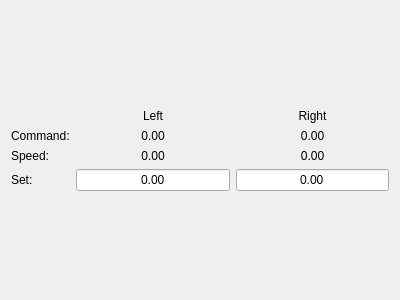
<?xml version="1.0" encoding="UTF-8"?>
<ui version="4.0">
 <class>MotorBoardAdapter</class>
 <widget class="QWidget" name="MotorBoardAdapter">
  <property name="geometry">
   <rect>
    <x>0</x>
    <y>0</y>
    <width>400</width>
    <height>300</height>
   </rect>
  </property>
  <property name="windowTitle">
   <string>Form</string>
  </property>
  <layout class="QGridLayout" name="gridLayout">
   <item row="3" column="2">
    <widget class="QLabel" name="label_rightVel">
     <property name="sizePolicy">
      <sizepolicy hsizetype="Preferred" vsizetype="Fixed">
       <horstretch>0</horstretch>
       <verstretch>0</verstretch>
      </sizepolicy>
     </property>
     <property name="text">
      <string>0.00</string>
     </property>
     <property name="alignment">
      <set>Qt::AlignHCenter|Qt::AlignTop</set>
     </property>
    </widget>
   </item>
   <item row="3" column="1">
    <widget class="QLabel" name="label_leftVel">
     <property name="sizePolicy">
      <sizepolicy hsizetype="Preferred" vsizetype="Fixed">
       <horstretch>0</horstretch>
       <verstretch>0</verstretch>
      </sizepolicy>
     </property>
     <property name="text">
      <string>0.00</string>
     </property>
     <property name="alignment">
      <set>Qt::AlignHCenter|Qt::AlignTop</set>
     </property>
    </widget>
   </item>
   <item row="5" column="1">
    <spacer name="verticalSpacer_2">
     <property name="orientation">
      <enum>Qt::Vertical</enum>
     </property>
     <property name="sizeHint" stdset="0">
      <size>
       <width>20</width>
       <height>40</height>
      </size>
     </property>
    </spacer>
   </item>
   <item row="1" column="1">
    <widget class="QLabel" name="label">
     <property name="sizePolicy">
      <sizepolicy hsizetype="Preferred" vsizetype="Fixed">
       <horstretch>0</horstretch>
       <verstretch>0</verstretch>
      </sizepolicy>
     </property>
     <property name="text">
      <string>Left</string>
     </property>
     <property name="alignment">
      <set>Qt::AlignBottom|Qt::AlignHCenter</set>
     </property>
    </widget>
   </item>
   <item row="2" column="1">
    <widget class="QLabel" name="label_leftCmd">
     <property name="text">
      <string>0.00</string>
     </property>
     <property name="alignment">
      <set>Qt::AlignCenter</set>
     </property>
    </widget>
   </item>
   <item row="4" column="1">
    <widget class="QLineEdit" name="lineEdit_leftVel">
     <property name="text">
      <string>0.00</string>
     </property>
     <property name="alignment">
      <set>Qt::AlignCenter</set>
     </property>
    </widget>
   </item>
   <item row="4" column="2">
    <widget class="QLineEdit" name="lineEdit_rightVel">
     <property name="text">
      <string>0.00</string>
     </property>
     <property name="alignment">
      <set>Qt::AlignCenter</set>
     </property>
    </widget>
   </item>
   <item row="0" column="1">
    <spacer name="verticalSpacer">
     <property name="orientation">
      <enum>Qt::Vertical</enum>
     </property>
     <property name="sizeHint" stdset="0">
      <size>
       <width>20</width>
       <height>40</height>
      </size>
     </property>
    </spacer>
   </item>
   <item row="1" column="2">
    <widget class="QLabel" name="label_2">
     <property name="sizePolicy">
      <sizepolicy hsizetype="Preferred" vsizetype="Fixed">
       <horstretch>0</horstretch>
       <verstretch>0</verstretch>
      </sizepolicy>
     </property>
     <property name="text">
      <string>Right</string>
     </property>
     <property name="alignment">
      <set>Qt::AlignBottom|Qt::AlignHCenter</set>
     </property>
    </widget>
   </item>
   <item row="2" column="2">
    <widget class="QLabel" name="label_rightCmd">
     <property name="text">
      <string>0.00</string>
     </property>
     <property name="alignment">
      <set>Qt::AlignCenter</set>
     </property>
    </widget>
   </item>
   <item row="2" column="0">
    <widget class="QLabel" name="label_5">
     <property name="text">
      <string>Command:</string>
     </property>
    </widget>
   </item>
   <item row="3" column="0">
    <widget class="QLabel" name="label_6">
     <property name="text">
      <string>Speed:</string>
     </property>
    </widget>
   </item>
   <item row="4" column="0">
    <widget class="QLabel" name="label_7">
     <property name="text">
      <string>Set:</string>
     </property>
    </widget>
   </item>
  </layout>
 </widget>
 <resources/>
 <connections/>
</ui>
